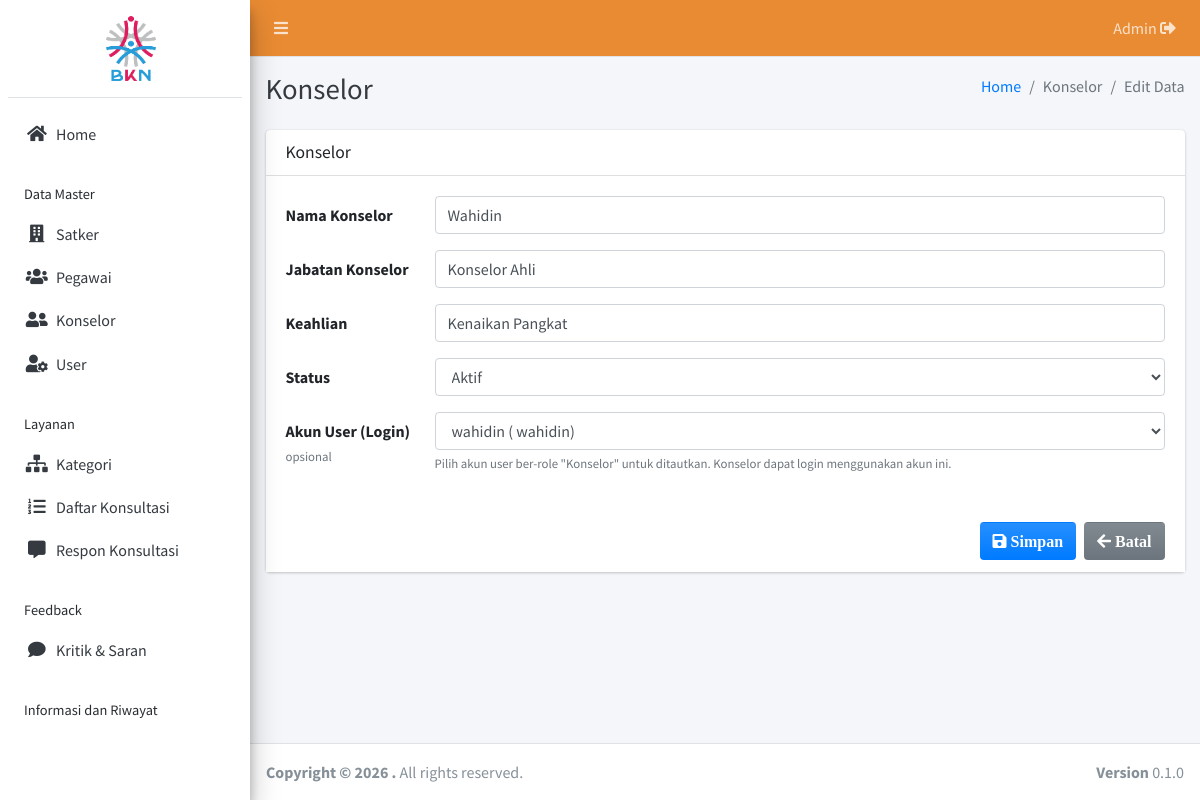
Page /admin/konselor/edit.php?id=10 (signed in) on the committed database.
### tables this page shows
CREATE TABLE `konselor` (
  `id_konselor` int NOT NULL AUTO_INCREMENT,
  `nama_konselor` varchar(255) NOT NULL,
  `jabatan_konselor` varchar(255) NOT NULL,
  `keahlian` varchar(255) NOT NULL,
  `status` varchar(25) NOT NULL,
  `id_user` int DEFAULT NULL,
  PRIMARY KEY (`id_konselor`)
);

CREATE TABLE `user` (
  `id_user` int NOT NULL AUTO_INCREMENT,
  `nama_user` varchar(100) NOT NULL,
  `username` varchar(100) NOT NULL,
  `password` varchar(255) NOT NULL,
  `role` varchar(20) NOT NULL,
  PRIMARY KEY (`id_user`)
);

### config/config.php (called while the page is built, shortened)
<?php
function base_url($url = null)
{
    $env_base = getenv('BASE_URL');
    if ($env_base && is_string($env_base) && trim($env_base) !== '') {
        $base = rtrim(trim($env_base), '/');
    } else {
        if (!empty($_SERVER['HTTP_X_FORWARDED_PROTO'])) {
            $scheme = $_SERVER['HTTP_X_FORWARDED_PROTO'];
        } else {
            $scheme = (!empty($_SERVER['HTTPS']) && $_SERVER['HTTPS'] !== 'off') || (isset($_SERVER['SERVER_PORT']) && $_SERVER['SERVER_PORT'] == 443)
                ? 'https'
                : 'http';
        }
        if (!empty($_SERVER['HTTP_HOST'])) {
            $base = $scheme . '://' . $_SERVER['HTTP_HOST'];
        } else {
            $base = 'http://konsultasi_bkn.test';
        }
        $base = rtrim($base, '/');
    }
    if ($url !== null && $url !== '') {
        return $base . '/' . ltrim($url, '/');
    }
    return $base;
}

### admin/konselor/edit.php (the view, shortened to what this page needs)
<?php
require '../../config/config.php';
require '../../config/koneksi.php';
$id = isset($_GET['id']) ? $koneksi->real_escape_string($_GET['id']) : '';
$data = $koneksi->query("SELECT * FROM konselor WHERE id_konselor = '$id'");
$row = $data->fetch_assoc();
$users_konselor = $koneksi->query("
    SELECT u.id_user, u.nama_user, u.username
    FROM user u
    WHERE u.role = 'Konselor'
    AND (
        u.id_user NOT IN (SELECT id_user FROM konselor WHERE id_user IS NOT NULL)
        OR u.id_user = '" . (int)($row['id_user'] ?? 0) . "'
    )
    ORDER BY u.nama_user
");
?>
<!DOCTYPE html>
<html>
<?php include '../../templates/head.php'; ?>
<body class="hold-transition sidebar-mini layout-fixed">
    <div class="wrapper">
        <?php include '../../templates/navbar.php'; ?>
        <?php include '../../templates/sidebar.php'; ?>
        <div class="content-wrapper">
            <div class="content-header">
                <div class="container-fluid">
                    <div class="row mb-2">
                        <div class="col-sm-6">
                            <h1 class="m-0 text-dark">Konselor</h1>
                        </div>
                        <div class="col-sm-6">
                            <ol class="breadcrumb float-sm-right">
                                <li class="breadcrumb-item"><a href="#">Home</a></li>
                                <li class="breadcrumb-item active">Konselor</li>
                                <li class="breadcrumb-item active">Edit Data</li>
                            </ol>
                        </div>
                    </div>
                </div>
            </div>
            <section class="content">
                <div class="container-fluid">
                    <form class="form-horizontal" method="POST" action="" enctype="multipart/form-data">
                        <div class="row">
                            <div class="col-md-12">
                                <div class="card">
                                    <div class="card-header">
                                        <h3 class="card-title">Konselor</h3>
                                    </div>
                                    <div class="card-body" style="background-color: white;">
                                        <div class="form-group row">
                                            <label class="col-sm-2 col-form-label">Nama Konselor</label>
                                            <div class="col-sm-10">
                                                <input type="text" class="form-control" name="nama_konselor"
                                                    value="<?= htmlspecialchars($row['nama_konselor'])?>" required>
                                            </div>
                                        </div>
                                        <div class="form-group row">
                                            <label class="col-sm-2 col-form-label">Jabatan Konselor</label>
                                            <div class="col-sm-10">
                                                <input type="text" class="form-control" name="jabatan_konselor"
                                                    value="<?= htmlspecialchars($row['jabatan_konselor'])?>" required>
                                            </div>
                                        </div>
                                        <div class="form-group row">
                                            <label class="col-sm-2 col-form-label">Keahlian</label>
                                            <div class="col-sm-10">
                                                <input type="text" class="form-control" name="keahlian"
                                                    value="<?= htmlspecialchars($row['keahlian'])?>" required>
                                            </div>
                                        </div>
                                        <div class="form-group row">
                                            <label class="col-sm-2 col-form-label">Status</label>
                                            <div class="col-sm-10">
                                                <select class="form-control" name="status" required>
                                                    <option value="Aktif" <?=$row['status']=='Aktif' ? 'selected' : ''?>>Aktif</option>
                                                </select>
                                            </div>
                                        </div>
                                        <div class="form-group row">
                                            <label class="col-sm-2 col-form-label">Akun User (Login) <small
                                                    class="text-muted">opsional</small></label>
                                            <div class="col-sm-10">
                                                <select class="form-control" name="id_user">
                                                    <?php while ($u = $users_konselor->fetch_assoc()): ?>
                                                    <option value="<?= $u['id_user']?>"
                                                        <?=($row['id_user']==$u['id_user']) ? 'selected' : ''?>>
                                                        <?= htmlspecialchars($u['nama_user'])?> (
                                                    </option>
                                                    <?php
endwhile; ?>
                                                </select>
                                                <small class="text-muted">Pilih akun user ber-role "Konselor" untuk
                                                    ditautkan. Konselor dapat login menggunakan akun ini.</small>
                                            </div>
                                        </div>
                                    </div>
                                    <div class="card-footer" style="background-color: white;">
                                        <a href="<?= base_url('admin/konselor/')?>"
                                            class="btn bg-gradient-secondary float-right"><i class="fa fa-arrow-left">
                                                Batal</i></a>
                                        <button type="submit" name="submit"
                                            class="btn bg-gradient-primary float-right mr-2"><i class="fa fa-save">
                                                Simpan</i></button>
                                    </div>
                                </div>
                            </div>
                        </div>
                    </form>
                </div>
            </section>
        </div>
        <?php include_once "../../templates/footer.php"; ?>
    </div>
</body>
</html>

### rows in the picture
konselor: nama_konselor "Wahidin", jabatan_konselor "Konselor Ahli", keahlian "Kenaikan Pangkat", status "Aktif", id_user "wahidin ( wahidin)"

### other values in the picture
$_SESSION['role'] "Admin"
